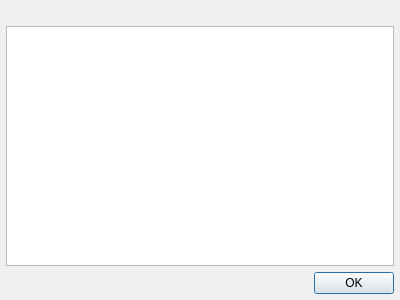
<?xml version="1.0" encoding="UTF-8"?>
<ui version="4.0">
 <class>AboutWindow</class>
 <widget class="QDialog" name="AboutWindow">
  <property name="geometry">
   <rect>
    <x>0</x>
    <y>0</y>
    <width>400</width>
    <height>300</height>
   </rect>
  </property>
  <property name="windowTitle">
   <string>About</string>
  </property>
  <property name="windowIcon">
   <iconset resource="../../res.qrc">
    <normaloff>:/icons/about.ico</normaloff>:/icons/about.ico</iconset>
  </property>
  <layout class="QGridLayout">
   <property name="margin">
    <number>6</number>
   </property>
   <property name="verticalSpacing">
    <number>6</number>
   </property>
   <item row="0" column="0">
    <widget class="QLabel" name="logoLabel">
     <property name="text">
      <string/>
     </property>
    </widget>
   </item>
   <item row="1" column="0">
    <widget class="QTextBrowser" name="aboutText"/>
   </item>
   <item row="2" column="0">
    <layout class="QHBoxLayout">
     <item>
      <spacer>
       <property name="orientation">
        <enum>Qt::Horizontal</enum>
       </property>
       <property name="sizeHint" stdset="0">
        <size>
         <width>40</width>
         <height>20</height>
        </size>
       </property>
      </spacer>
     </item>
     <item>
      <widget class="QPushButton" name="okButton">
       <property name="text">
        <string>OK</string>
       </property>
      </widget>
     </item>
    </layout>
   </item>
  </layout>
 </widget>
 <resources>
  <include location="../../res.qrc"/>
 </resources>
 <connections/>
</ui>
